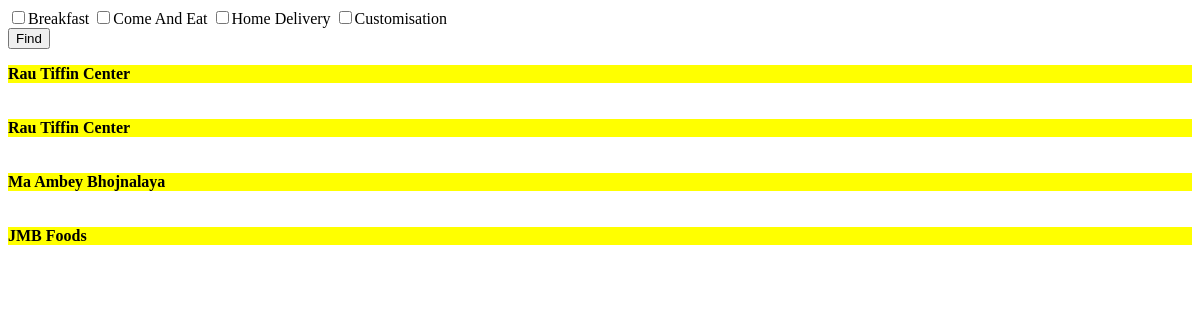
Before: /sample.php (signed in) with the older database file.
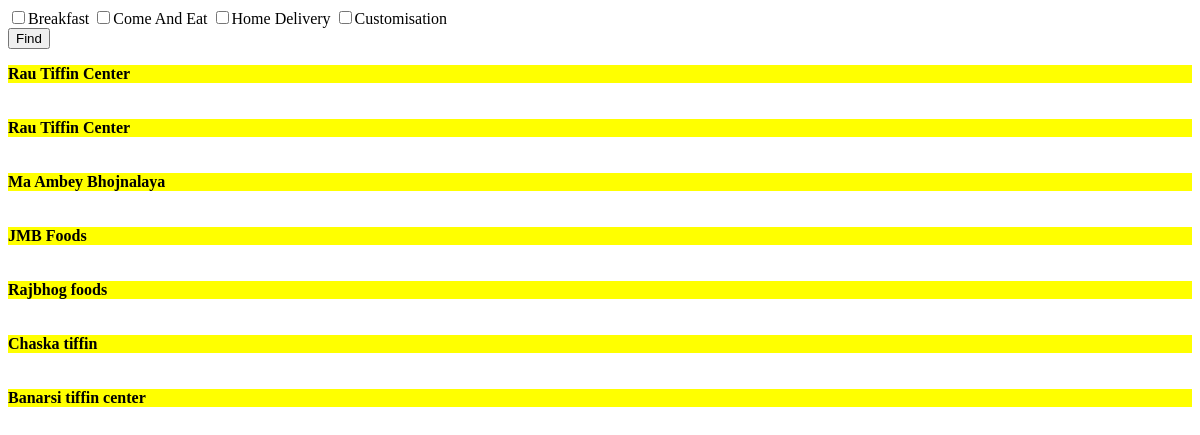
After: the same page with the newer database file.
### tables this page shows
CREATE TABLE `tiffin_facility` (
  `uid` int(6) NOT NULL,
  `cid` int(6) NOT NULL,
  `l` int(1) NOT NULL DEFAULT '0',
  `ld` varchar(50) NOT NULL DEFAULT '',
  `b` int(1) NOT NULL DEFAULT '0',
  `bd` varchar(50) NOT NULL DEFAULT '',
  `d` int(1) NOT NULL DEFAULT '0',
  `dd` varchar(50) NOT NULL DEFAULT '',
  `hd` int(1) NOT NULL DEFAULT '0',
  `cae` int(1) NOT NULL DEFAULT '0',
  `c` int(1) NOT NULL DEFAULT '0',
  `avgcost` int(50) NOT NULL
);

CREATE TABLE `tiffin_address` (
  `uid` int(6) NOT NULL,
  `cid` int(6) NOT NULL,
  `bn` varchar(30) NOT NULL DEFAULT '',
  `bno` varchar(10) NOT NULL DEFAULT '',
  `state` varchar(40) NOT NULL DEFAULT '',
  `city` varchar(40) NOT NULL DEFAULT '',
  `landmark` varchar(40) NOT NULL DEFAULT '',
  `area` varchar(100) NOT NULL DEFAULT '',
  `sarea` varchar(100) NOT NULL,
  `vt` varchar(40) NOT NULL DEFAULT '',
  `pincode` varchar(6) NOT NULL DEFAULT '',
  `image` blob NOT NULL,
  `lng` varchar(50) NOT NULL,
  `lat` varchar(50) NOT NULL
);

### sample.php (the view, shortened to what this page needs)
<html>
<head>
</head>
<body>
<?php
if( isset($_SESSION['id']))
{ include("db-connection.php");
$v1=0;
$v2=0;
$v3=0;
$v4=0;
?>
<form action="sample.php" method="post">
<input type="checkbox" value="breakfast"   id="v1" name="v[]">Breakfast
<input type="checkbox" value="comeAndEat"  id="v1"  name="v[]">Come And Eat
<input type="checkbox" value="homeDelivery" id="v1"   name="v[]">Home Delivery
<input type="checkbox" value="customisation"  id="v1" name="v[]">Customisation  <br>
<input type="Submit" value="Find"></input>
</form>
<?php
$query = "SELECT * FROM tiffin_facility natural join tiffin_address where ((b = $v1 or b=1)and  (cae = $v2 or cae=1) and  (hd = $v3 or hd=1) and (c = $v4 or c=1))";
if ($result = mysqli_query($conn,$query)) {
    while ($row = $result->fetch_assoc()) {
        $field1name = $row["bn"];
?>
<div style="background-color: yellow; ">
<?php
        echo '<b>'.$field1name.'</b><br />';
?>
</div>
<br><br>
<?php
}
}
}
else{
	echo "Please login First";
}
?>
</body>
</html>

Changed rows visible on the page:
added tiffin_facility: tiffin_address.bn "Rajbhog foods"
added tiffin_facility: tiffin_address.bn "Chaska tiffin"
added tiffin_facility: tiffin_address.bn "Banarsi tiffin center"
